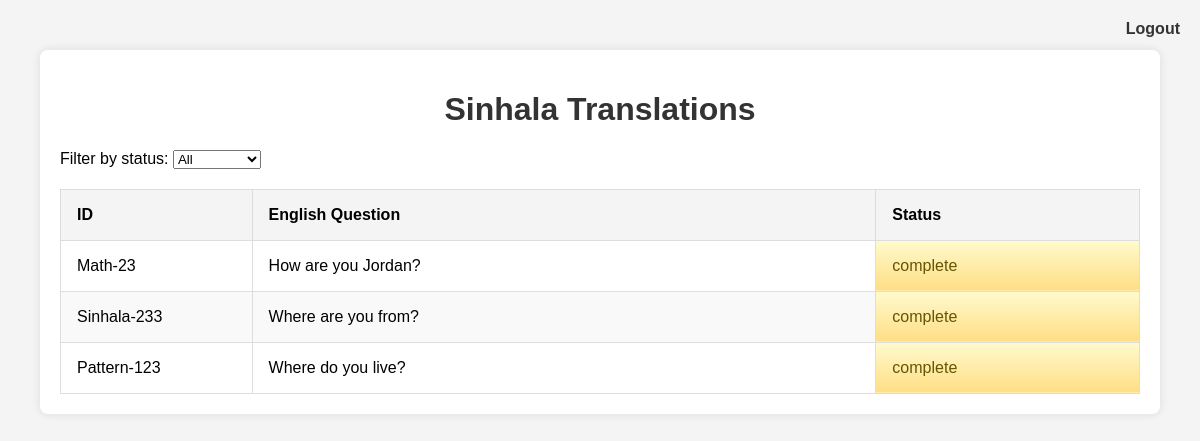
The page /sinhala_translator_dashboard/ (signed in) on the database its author committed.
### dashboard/models.py (models this page shows, shortened)
class Question(models.Model):
    question_id = models.CharField(max_length=20, unique=True, blank=True, null=True)
    answer_index = models.IntegerField()
    area = models.CharField(max_length=100)
    image_in_question = models.BooleanField(default=False)
    q_image_description = models.TextField(blank=True, null=True)
    image_in_answers = models.BooleanField(default=False)
    english_question = models.TextField()
    english_answer1 = models.TextField()
    english_answer2 = models.TextField()
    english_answer3 = models.TextField()
    description_of_answer_image1 = models.TextField(blank=True, null=True)
    description_of_answer_image2 = models.TextField(blank=True, null=True)
    description_of_answer_image3 = models.TextField(blank=True, null=True)
    v_text = models.TextField()
    v_image_steps = models.TextField()
    a_text = models.TextField()
    k_text = models.TextField()
    sinhala_question = models.TextField(blank=True, null=True)
    sinhala_answer1 = models.TextField(blank=True, null=True)
    sinhala_answer2 = models.TextField(blank=True, null=True)
    sinhala_answer3 = models.TextField(blank=True, null=True)
    sinhala_v_text = models.TextField(blank=True, null=True)
    sinhala_a_text = models.TextField(blank=True, null=True)
    sinhala_k_text = models.TextField(blank=True, null=True)
    tamil_question = models.TextField(blank=True, null=True)
    tamil_answer1 = models.TextField(blank=True, null=True)
    tamil_answer2 = models.TextField(blank=True, null=True)
    tamil_answer3 = models.TextField(blank=True, null=True)
    tamil_v_text = models.TextField(blank=True, null=True)
    tamil_a_text = models.TextField(blank=True, null=True)
    tamil_k_text = models.TextField(blank=True, null=True)
    question_image_illustration = models.ImageField(upload_to='illustrations/', blank=True, null=True)
    answer1_image_illustration = models.ImageField(upload_to='illustrations/', blank=True, null=True)
    answer2_image_illustration = models.ImageField(upload_to='illustrations/', blank=True, null=True)
    answer3_image_illustration = models.ImageField(upload_to='illustrations/', blank=True, null=True)
    visual_instructions_illustration = models.ImageField(upload_to='illustrations/', blank=True, null=True)
    sinhala_status = models.CharField(max_length=20, choices=[
        ('incomplete', 'Incomplete'),
        ('complete', 'Complete'),
        ('approved', 'Approved')
    ], default='incomplete')
    tamil_status = models.CharField(max_length=20, choices=[
        ('incomplete', 'Incomplete'),
        ('complete', 'Complete'),
        ('approved', 'Approved')
    ], default='incomplete')
    illustrator_status = models.CharField(max_length=20, choices=[
        ('incomplete', 'Incomplete'),
        ('complete', 'Complete'),
        ('approved', 'Approved')
    ], default='incomplete')
    proofreader_status = models.CharField(max_length=20, choices=[
        ('incomplete', 'Incomplete'),
        ('complete', 'Complete'),
        ('approved', 'Approved'),
        ('pending', 'Pending')
    ], default='incomplete')

### dashboard/views.py (the view)
# urls.py: path('sinhala_translator_dashboard/', views.sinhala_translator_dashboard, name='sinhala_translator_dashboard'),
@login_required
def sinhala_translator_dashboard(request):
    questions = Question.objects.all()
    return render(request, 'dashboard/sinhala_translator_dashboard.html', {'questions': questions})

### dashboard/templates/dashboard/sinhala_translator_dashboard.html (shortened to what this page needs)
<!DOCTYPE html>
<html lang="en">
<head>
    {% load static %}
    <link rel="stylesheet" href="{% static 'dashboard/css/sinhala_translator_dashboard.css' %}">
</head>
<body>
    <a href="{% url 'logout' %}" class="logout">Logout</a>
    <div class="container">
        <h1>Sinhala Translations</h1>
        <label for="statusFilter">Filter by status:</label>
        <select id="statusFilter">
            <option value="all">All</option>
        </select>
        <table>
            <thead>
                <tr>
                    <th>ID</th>
                    <th>English Question</th>
                    <th>Status</th>
                </tr>
            </thead>
            <tbody>
                {% for question in questions %}
                <tr data-url="{% url 'sinhala_editing_interface' question.id %}">
                    <td>{{ question.question_id }}</td>
                    <td>{{ question.english_question }}</td>
                    <td class="status-{{ question.sinhala_status|lower }}">{{ question.sinhala_status }}</td>
                </tr>
                {% endfor %}
            </tbody>
        </table>
    </div>
</body>
</html>

### MSQ_generator/static/dashboard/css/sinhala_translator_dashboard.css (style rules this page uses)
body { font-family: Arial, sans-serif; background-color: #f4f4f4; margin: 0; padding: 0; display: flex; flex-direction: column; min-height: 100vh; cursor: url(http://www.rw-designer.com/cursor-extern.php?id=1544), auto !important; }
.container { width: 90%; max-width: 1200px; margin: 50px auto; padding: 20px; background-color: #fff; box-shadow: 0 0 10px rgba(0, 0, 0, 0.1); border-radius: 8px; }
.logout { position: absolute; top: 20px; right: 20px; text-decoration: none; color: #333; font-weight: bold; }
h1 { text-align: center; color: #333; }
table { width: 100%; border-collapse: collapse; margin-top: 20px; }
th, td { padding: 16px; border: 1px solid #ddd; text-align: left; vertical-align: top; word-wrap: break-word; }
th { background-color: #f4f4f4; }
.status-complete { background: linear-gradient(to bottom, #fffacd, #ffde85); color: #665500; }
th, td { padding: 16px; border: 1px solid #ddd; text-align: left; vertical-align: top; word-wrap: break-word; min-width: 200px; }
th:nth-child(1), td:nth-child(1) { min-width: 100px; }
th:nth-child(2), td:nth-child(2) { min-width: 400px; }
th:nth-child(3), td:nth-child(3) { min-width: 150px; }
tbody tr:nth-child(odd) { background-color: #ffffff; }
tbody tr:nth-child(even) { background-color: #f9f9f9; }

### rows shown on the page
Question: question_id "Math-23", english_question "How are you Jordan?", sinhala_status "complete"
Question: question_id "Sinhala-233", english_question "Where are you from?", sinhala_status "complete"
Question: question_id "Pattern-123", english_question "Where do you live?", sinhala_status "complete"
